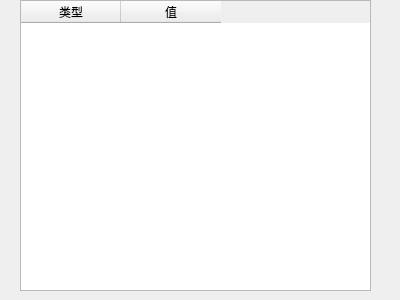
<?xml version="1.0" encoding="UTF-8"?>
<ui version="4.0">
 <class>Form</class>
 <widget class="QWidget" name="Form">
  <property name="geometry">
   <rect>
    <x>0</x>
    <y>0</y>
    <width>400</width>
    <height>300</height>
   </rect>
  </property>
  <property name="windowTitle">
   <string>Form</string>
  </property>
  <widget class="QTableWidget" name="token_list">
   <property name="geometry">
    <rect>
     <x>20</x>
     <y>0</y>
     <width>351</width>
     <height>291</height>
    </rect>
   </property>
   <column>
    <property name="text">
     <string>类型</string>
    </property>
   </column>
   <column>
    <property name="text">
     <string>值</string>
    </property>
   </column>
  </widget>
 </widget>
 <resources/>
 <connections/>
</ui>
